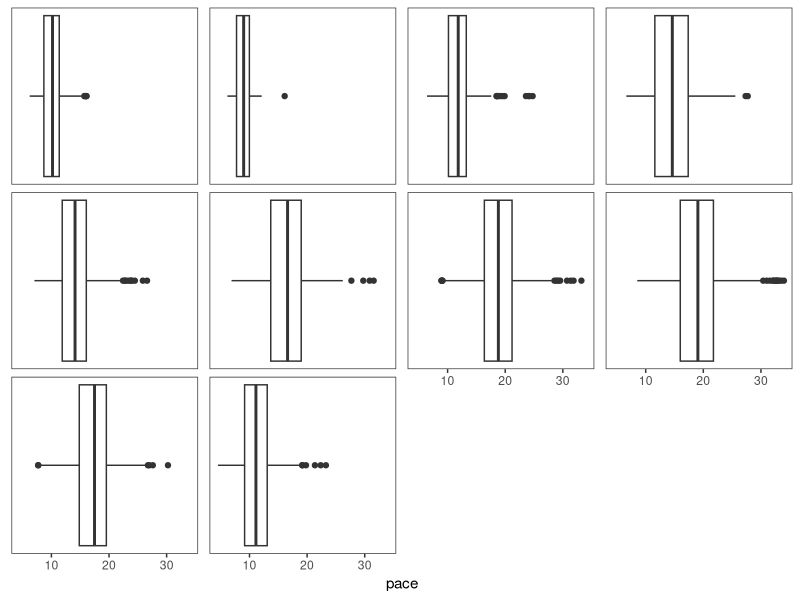

This figure's R source: (Note: this script raises an error after producing the figure.)
library(ggplot2)
library(dplyr)
library(readr)
library(tidyr)
library(lubridate)
library(fs)

splits <- read_csv("Projects/2025/2025-02 Black Canyon 100k/black_canyon_2025_split_data.csv")

all_splits <- c("Antelope Mesa", "Hidden Treasure", "Bumble Bee", "Gloriana Mine", "Deep Canyon Ranch", "Black Canyon City",
                "Cottonwood Gulch", "Table Mesa", "Doe Spring", "Finish")


## Get the average paces for each split

test <- splits %>%
  mutate(
    Distance = parse_number(Distance),
    time = hms(paste(Hours, Minutes, Seconds, sep = ":"))
  ) %>%
  group_by(`First Name`, `Last Name`, `Bib`, `Gender Pos`) %>%
  arrange(Distance) %>%
  mutate(
    gap_dist = Distance - lag(Distance),
    gap_time = time - lag(time)
  ) %>%
  ungroup() %>%
  mutate(pace = (as.numeric(as.duration(gap_time)) / gap_dist) / 60)


test %>%
  filter(`Split Name` != "Start", pace < 35) %>%
  mutate(split = factor(`Split Name`, levels = all_splits, ordered = TRUE)) %>%
  ggplot() +
  aes(x = pace) +
  geom_boxplot()+
  facet_wrap(~split, scales = "free_y") +
  theme_bw() +
  theme(
    strip.text = element_blank(),
    panel.grid = element_blank(),
    axis.text.y = element_blank(),
    axis.ticks.y = element_blank()
  )

format_pace <- function(x) {
  mins <- floor(x)
  seconds <- round((x - mins) * 60)
  str_c(mins, ":", seconds)
}


test %>%
  filter(`Split Name` != "Start", pace < 35) %>%
  mutate(split = factor(`Split Name`, levels = all_splits, ordered = TRUE),
         gender = substr(`Gender Pos`, 1, 1))  %>%
  filter(gender != "X") %>%
  group_by(split, gender) %>%
  summarize(
    min = min(pace) %>% format_pace(),
    median = median(pace) %>% format_pace(),
    avg = mean(pace) %>% format_pace(),
    max = max(pace) %>% format_pace()
  )

test %>%
  filter(`Split Name` != "Start", pace < 35) %>%
  mutate(split = factor(`Split Name`, levels = all_splits, ordered = TRUE),
         gender = substr(`Gender Pos`, 1, 1))  %>%
  filter(gender != "X") %>%
  group_by(split) %>%
  summarize(
    min = min(pace) %>% format_pace(),
    median = median(pace) %>% format_pace(),
    avg = mean(pace) %>% format_pace(),
    max = max(pace) %>% format_pace()
  )

test%>%
  select(`Split Name`, gap_dist) %>%distinct()


## Two new records code
